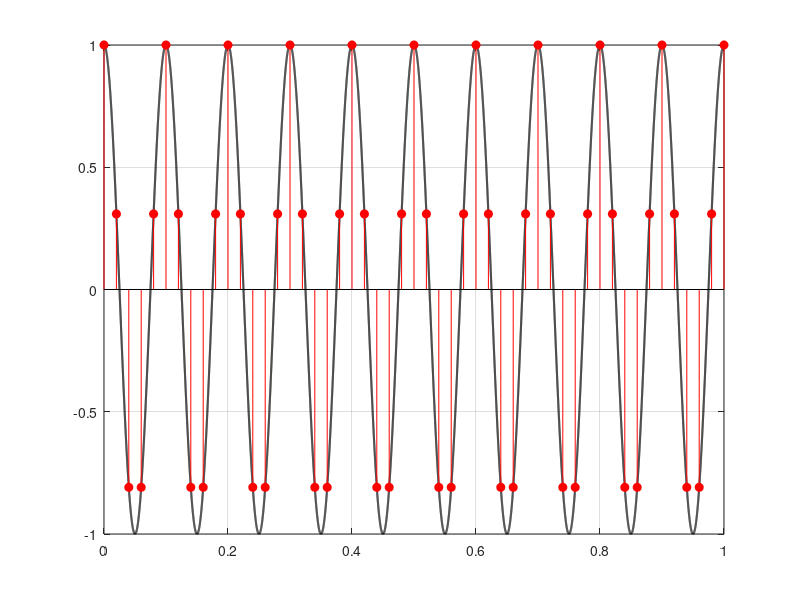
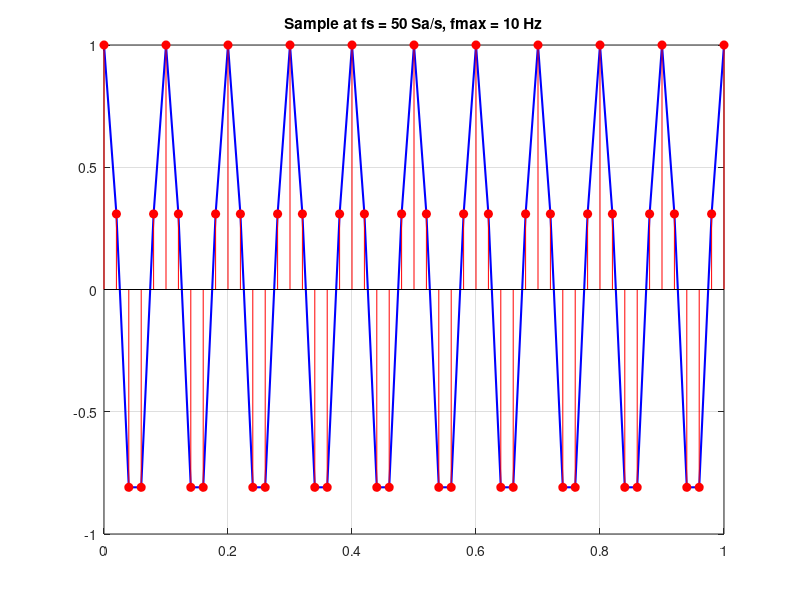
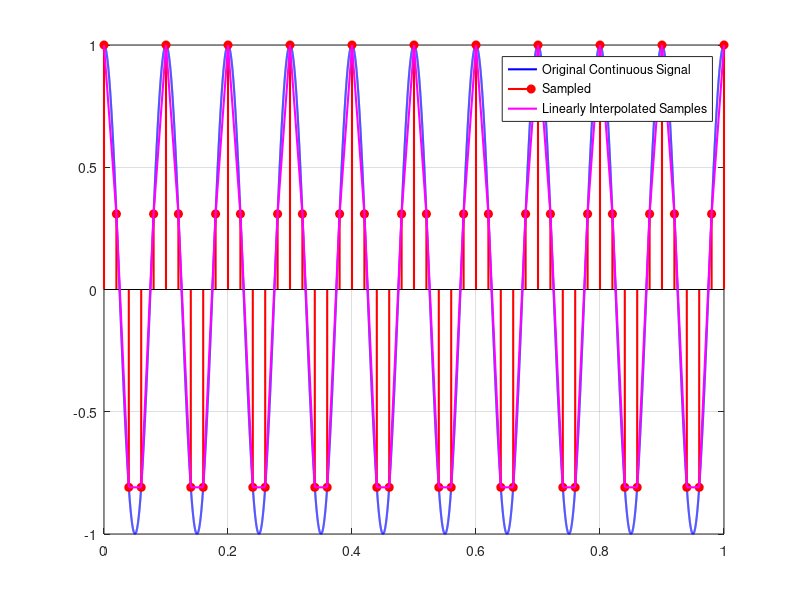
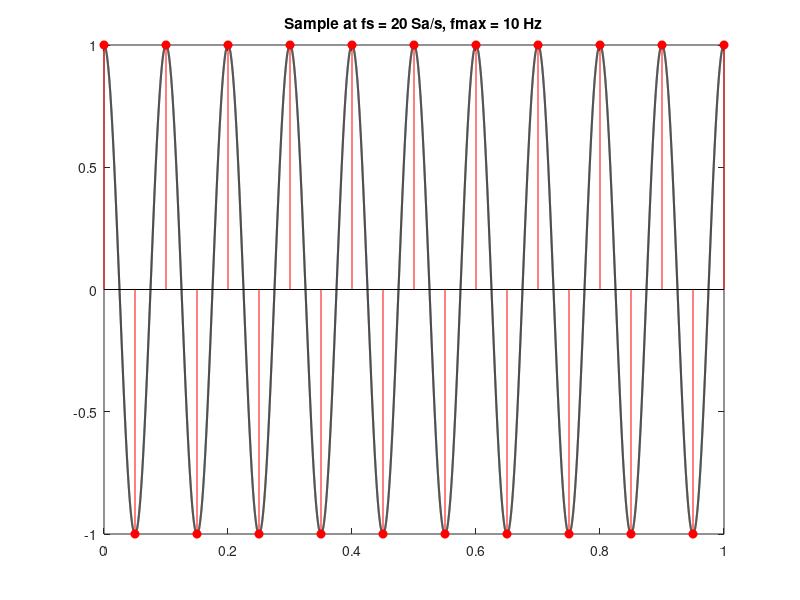

Recreate these plots in MATLAB, in order.
%% Continuous Waveform
fsc = 44100; % Parent sampling frequency/ Meta sampling frequency
tsc = 1/fsc;
t = 0:tsc:1;
f = 10;
x = cos(2*pi*10*t);
plot(t,x,'linewidth',1.5), grid on

%%
%{
    Shannon sampling theorem: fs >= 2*fmax to avoid Aliasing
    Nyquist frequency = 2*fmax
%}

%% Sampling at fs = 50 Sa/s , No Aliasing
fs1 = 50;
ts1 = 1/fs1;
n1 = 0:t(end)*fs1;
xn1 = cos(2*pi*f*n1*ts1);
figure(1)
plot(t,x,'k','linewidth',1.5), grid on
hold on
stem(n1/fs1,xn1,'r','filled')

figure(2)
plot(n1/fs1,xn1,'b','linewidth',1.5), grid on
hold on
stem(n1/fs1,xn1,'r','filled')
title(sprintf('Sample at fs = %g Sa/s, fmax = %g Hz',fs1,f))

figure(3)
plot(t,x,'b','linewidth',1.5), grid on
hold on
stem(n1/fs1,xn1,'r','filled','linewidth',1.5)
plot(n1/fs1,xn1,'m','linewidth',1.5), grid on
legend('Original Continuous Signal','Sampled','Linearly Interpolated Samples')

%% Sampling at fs = 20 Sa/s (Nyquist Frequency), No Aliasing
fs2 = 20;
ts2 = 1/fs2;
n2 = 0:t(end)*fs2;
xn2 = cos(2*pi*f*n2*ts2);
figure(4)
plot(t,x,'k','linewidth',1.5)
hold on
stem(n2/fs2,xn2,'r','filled')
title(sprintf('Sample at fs = %g Sa/s, fmax = %g Hz',fs2,f))

figure(5)
plot(n2/fs2,xn2,'b','linewidth',1.5), grid on
hold on
stem(n2/fs2,xn2,'r','filled')
title(sprintf('Sample at fs = %g Sa/s, fmax = %g Hz',fs2,f))

figure(6)
plot(t,x,'b','linewidth',1.5), grid on
hold on
stem(n2/fs2,xn2,'r','filled','linewidth',1.5)
plot(n2/fs2,xn2,'m','linewidth',1.5), grid on
legend('Original Continuous Signal','Sampled','Linearly Interpolated Samples')

%% Sampling at fs = 15 Sa/s, Aliasing
fs3 = 15;
ts3 = 1/fs3;
n3 = 0:t(end)*fs3;
xn3 = cos(2*pi*f*n3*ts3);

figure(7)
plot(t,x,'k','linewidth',1.5)
hold on
stem(n3/fs3,xn3,'r','filled')
title(sprintf('Sample at fs = %g Sa/s, fmax = %g Hz',fs3,f))

figure(8)
plot(n3/fs3,xn3,'b','linewidth',1.5), grid on
hold on
stem(n3/fs3,xn3,'r','filled')
title(sprintf('Sample at fs = %g Sa/s, fmax = %g Hz',fs3,f))

figure(9)
plot(t,x,'b','linewidth',1.5), grid on
hold on
stem(n3/fs3,xn3,'r','filled','linewidth',1.5)
plot(n3/fs3,xn3,'m','linewidth',1.5), grid on
legend('Original Continuous Signal','Sampled','Linearly Interpolated Samples')


%% Perfect

figure(11)
plot(t,x,'k')
hold on
stem(n3/fs3,xn3,'r','filled','linewidth',1.5)
title(sprintf('Sample at fs = %g Sa/s, fmax = %g Hz',fs3,f))
xn3r = cos(2*pi*abs(f - fs3)*t);
hold on
plot(t,xn3r,'linewidth',1.5)
legend('Original','Sampled','Reconstructed (Aliasing)')